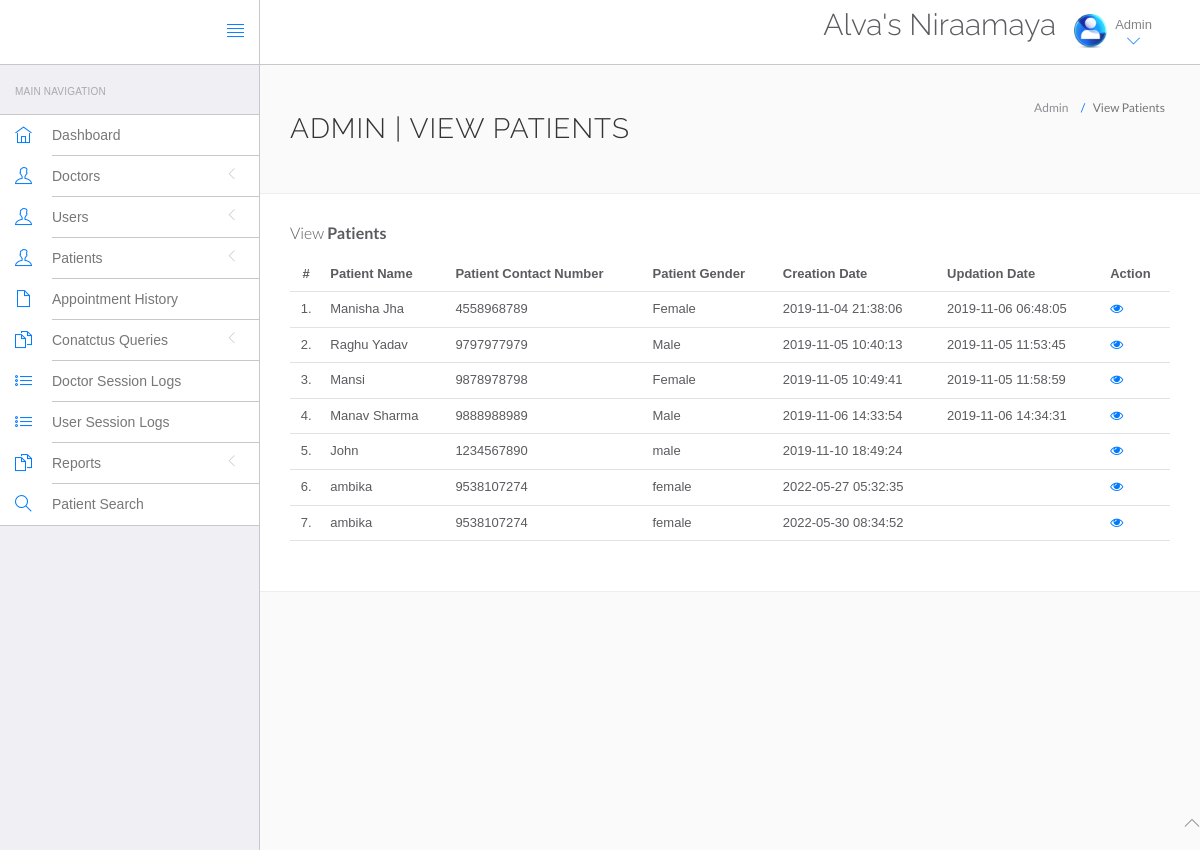
The page /hms/admin/manage-patient.php (signed in) on the database its author committed.
### tables this page shows
CREATE TABLE `tblpatient` (
  `ID` int(10) NOT NULL,
  `Docid` int(10) DEFAULT NULL,
  `PatientName` varchar(200) DEFAULT NULL,
  `PatientContno` bigint(10) DEFAULT NULL,
  `PatientEmail` varchar(200) DEFAULT NULL,
  `PatientGender` varchar(50) DEFAULT NULL,
  `PatientAdd` mediumtext DEFAULT NULL,
  `PatientAge` int(10) DEFAULT NULL,
  `PatientMedhis` mediumtext DEFAULT NULL,
  `CreationDate` timestamp NULL DEFAULT current_timestamp(),
  `UpdationDate` timestamp NULL DEFAULT NULL ON UPDATE current_timestamp()
);

### hms/admin/manage-patient.php (the view, shortened to what this page needs)
<?php
include('include/config.php');
?>
<!DOCTYPE html>
<html lang="en">
	<head>
		<link rel="stylesheet" href="vendor/bootstrap/css/bootstrap.min.css">
		<link rel="stylesheet" href="vendor/fontawesome/css/font-awesome.min.css">
		<link rel="stylesheet" href="vendor/themify-icons/themify-icons.min.css">
		<link href="vendor/animate.css/animate.min.css" rel="stylesheet" media="screen">
		<link href="vendor/perfect-scrollbar/perfect-scrollbar.min.css" rel="stylesheet" media="screen">
		<link href="vendor/switchery/switchery.min.css" rel="stylesheet" media="screen">
		<link href="vendor/bootstrap-touchspin/jquery.bootstrap-touchspin.min.css" rel="stylesheet" media="screen">
		<link href="vendor/select2/select2.min.css" rel="stylesheet" media="screen">
		<link href="vendor/bootstrap-datepicker/bootstrap-datepicker3.standalone.min.css" rel="stylesheet" media="screen">
		<link href="vendor/bootstrap-timepicker/bootstrap-timepicker.min.css" rel="stylesheet" media="screen">
		<link rel="stylesheet" href="assets/css/styles.css">
		<link rel="stylesheet" href="assets/css/plugins.css">
		<link rel="stylesheet" href="assets/css/themes/theme-1.css" id="skin_color" />
	</head>
	<body>
		<div id="app">
<?php include('include/sidebar.php');?>
<div class="app-content">
<?php include('include/header.php');?>
<div class="main-content" >
<div class="wrap-content container" id="container">
<section id="page-title">
<div class="row">
<div class="col-sm-8">
<h1 class="mainTitle">Admin | View Patients</h1>
</div>
<ol class="breadcrumb">
<li>
<span>Admin</span>
</li>
<li class="active">
<span>View Patients</span>
</li>
</ol>
</div>
</section>
<div class="container-fluid container-fullw bg-white">
<div class="row">
<div class="col-md-12">
<h5 class="over-title margin-bottom-15">View <span class="text-bold">Patients</span></h5>
<table class="table table-hover" id="sample-table-1">
<thead>
<tr>
<th class="center">#</th>
<th>Patient Name</th>
<th>Patient Contact Number</th>
<th>Patient Gender </th>
<th>Creation Date </th>
<th>Updation Date </th>
<th>Action</th>
</tr>
</thead>
<tbody>
<?php
$sql=mysqli_query($con,"select * from tblpatient");
$cnt=1;
while($row=mysqli_fetch_array($sql))
{
?>
<tr>
<td class="center"><?php echo $cnt;?>.</td>
<td class="hidden-xs"><?php echo $row['PatientName'];?></td>
<td><?php echo $row['PatientContno'];?></td>
<td><?php echo $row['PatientGender'];?></td>
<td><?php echo $row['CreationDate'];?></td>
<td><?php echo $row['UpdationDate'];?>
</td>
<td>
<a href="view-patient.php?viewid=<?php echo $row['ID'];?>"><i class="fa fa-eye"></i></a>
</td>
</tr>
<?php
$cnt=$cnt+1;
 }?></tbody>
</table>
</div>
</div>
</div>
</div>
</div>
</div>
</div>
	<?php include('include/footer.php');?>
	</body>
</html>

### hms/admin/assets/css/themes/theme-1.css (style rules this page uses)
body { background: #FAFAFA; }

### rows shown on the page
tblpatient: PatientName "Manisha Jha", PatientContno "4558968789", PatientGender "Female", CreationDate "2019-11-04 21:38:06", UpdationDate "2019-11-06 06:48:05"
tblpatient: PatientName "Raghu Yadav", PatientContno "9797977979", PatientGender "Male", CreationDate "2019-11-05 10:40:13", UpdationDate "2019-11-05 11:53:45"
tblpatient: PatientName "Mansi", PatientContno "9878978798", PatientGender "Female", CreationDate "2019-11-05 10:49:41", UpdationDate "2019-11-05 11:58:59"
tblpatient: PatientName "Manav Sharma", PatientContno "9888988989", PatientGender "Male", CreationDate "2019-11-06 14:33:54", UpdationDate "2019-11-06 14:34:31"
tblpatient: PatientName "John", PatientContno "1234567890", PatientGender "male", CreationDate "2019-11-10 18:49:24"
tblpatient: PatientName "ambika", PatientContno "9538107274", PatientGender "female", CreationDate "2022-05-27 05:32:35"
tblpatient: PatientName "ambika", PatientContno "9538107274", PatientGender "female", CreationDate "2022-05-30 08:34:52"
